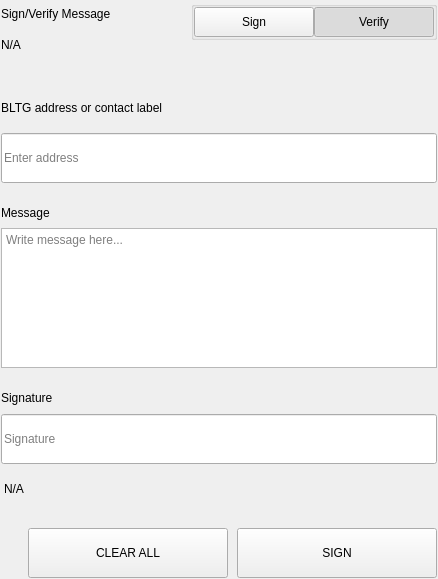
<?xml version="1.0" encoding="UTF-8"?>
<ui version="4.0">
 <class>SettingsSignMessageWidgets</class>
 <widget class="QWidget" name="SettingsSignMessageWidgets">
  <property name="geometry">
   <rect>
    <x>0</x>
    <y>0</y>
    <width>438</width>
    <height>579</height>
   </rect>
  </property>
  <property name="windowTitle">
   <string notr="true">N/A</string>
  </property>
  <layout class="QVBoxLayout" name="verticalLayout">
   <property name="spacing">
    <number>0</number>
   </property>
   <property name="leftMargin">
    <number>0</number>
   </property>
   <property name="topMargin">
    <number>0</number>
   </property>
   <property name="rightMargin">
    <number>0</number>
   </property>
   <property name="bottomMargin">
    <number>0</number>
   </property>
   <item>
    <widget class="QWidget" name="left" native="true">
     <layout class="QVBoxLayout" name="verticalLayout_3">
      <property name="leftMargin">
       <number>0</number>
      </property>
      <property name="topMargin">
       <number>0</number>
      </property>
      <property name="rightMargin">
       <number>0</number>
      </property>
      <property name="bottomMargin">
       <number>0</number>
      </property>
      <item>
       <widget class="QWidget" name="container_sign" native="true">
        <layout class="QVBoxLayout" name="verticalLayout_2">
         <property name="spacing">
          <number>0</number>
         </property>
         <property name="leftMargin">
          <number>1</number>
         </property>
         <property name="topMargin">
          <number>1</number>
         </property>
         <property name="rightMargin">
          <number>1</number>
         </property>
         <property name="bottomMargin">
          <number>1</number>
         </property>
         <item>
          <layout class="QHBoxLayout" name="horizontalLayout_3" stretch="3,1">
           <property name="spacing">
            <number>40</number>
           </property>
           <item>
            <layout class="QVBoxLayout" name="verticalLayoutTitle">
             <property name="spacing">
              <number>5</number>
             </property>
             <item>
              <widget class="QLabel" name="labelTitle">
               <property name="text">
                <string>Sign/Verify Message</string>
               </property>
              </widget>
             </item>
             <item>
              <widget class="QLabel" name="labelSubtitle1">
               <property name="text">
                <string notr="true">N/A</string>
               </property>
               <property name="wordWrap">
                <bool>true</bool>
               </property>
              </widget>
             </item>
            </layout>
           </item>
           <item alignment="Qt::AlignRight|Qt::AlignTop">
            <widget class="QWidget" name="containerSwitch" native="true">
             <property name="styleSheet">
              <string notr="true">#containerSwitch{
	padding-top:9px;
}</string>
             </property>
             <layout class="QVBoxLayout" name="verticalLayout_6">
              <property name="spacing">
               <number>4</number>
              </property>
              <property name="leftMargin">
               <number>0</number>
              </property>
              <property name="topMargin">
               <number>0</number>
              </property>
              <property name="rightMargin">
               <number>0</number>
              </property>
              <property name="bottomMargin">
               <number>0</number>
              </property>
              <item alignment="Qt::AlignRight">
               <widget class="QGroupBox" name="groupBox">
                <property name="sizePolicy">
                 <sizepolicy hsizetype="Fixed" vsizetype="Preferred">
                  <horstretch>0</horstretch>
                  <verstretch>0</verstretch>
                 </sizepolicy>
                </property>
                <property name="title">
                 <string/>
                </property>
                <property name="alignment">
                 <set>Qt::AlignRight|Qt::AlignTop|Qt::AlignTrailing</set>
                </property>
                <layout class="QHBoxLayout" name="horizontalLayout_4">
                 <property name="spacing">
                  <number>0</number>
                 </property>
                 <property name="leftMargin">
                  <number>0</number>
                 </property>
                 <property name="topMargin">
                  <number>0</number>
                 </property>
                 <property name="rightMargin">
                  <number>0</number>
                 </property>
                 <property name="bottomMargin">
                  <number>0</number>
                 </property>
                 <item>
                  <widget class="QPushButton" name="pushSign">
                   <property name="minimumSize">
                    <size>
                     <width>120</width>
                     <height>30</height>
                    </size>
                   </property>
                   <property name="maximumSize">
                    <size>
                     <width>120</width>
                     <height>30</height>
                    </size>
                   </property>
                   <property name="focusPolicy">
                    <enum>Qt::NoFocus</enum>
                   </property>
                   <property name="text">
                    <string>Sign</string>
                   </property>
                   <property name="checkable">
                    <bool>true</bool>
                   </property>
                   <property name="autoExclusive">
                    <bool>true</bool>
                   </property>
                  </widget>
                 </item>
                 <item>
                  <widget class="QPushButton" name="pushVerify">
                   <property name="minimumSize">
                    <size>
                     <width>120</width>
                     <height>30</height>
                    </size>
                   </property>
                   <property name="maximumSize">
                    <size>
                     <width>120</width>
                     <height>30</height>
                    </size>
                   </property>
                   <property name="focusPolicy">
                    <enum>Qt::NoFocus</enum>
                   </property>
                   <property name="text">
                    <string>Verify</string>
                   </property>
                   <property name="checkable">
                    <bool>true</bool>
                   </property>
                   <property name="checked">
                    <bool>true</bool>
                   </property>
                   <property name="autoExclusive">
                    <bool>true</bool>
                   </property>
                  </widget>
                 </item>
                </layout>
               </widget>
              </item>
              <item alignment="Qt::AlignHCenter|Qt::AlignTop">
               <widget class="QLabel" name="labelSubtitleSwitch">
                <property name="text">
                 <string/>
                </property>
                <property name="alignment">
                 <set>Qt::AlignRight|Qt::AlignTrailing|Qt::AlignVCenter</set>
                </property>
               </widget>
              </item>
             </layout>
            </widget>
           </item>
          </layout>
         </item>
         <item>
          <spacer name="verticalSpacer_2">
           <property name="orientation">
            <enum>Qt::Vertical</enum>
           </property>
           <property name="sizeType">
            <enum>QSizePolicy::Fixed</enum>
           </property>
           <property name="sizeHint" stdset="0">
            <size>
             <width>20</width>
             <height>40</height>
            </size>
           </property>
          </spacer>
         </item>
         <item>
          <widget class="QWidget" name="containerAddress" native="true">
           <property name="sizePolicy">
            <sizepolicy hsizetype="Preferred" vsizetype="Fixed">
             <horstretch>0</horstretch>
             <verstretch>0</verstretch>
            </sizepolicy>
           </property>
           <layout class="QVBoxLayout" name="verticalLayout_5" stretch="0,0">
            <property name="spacing">
             <number>15</number>
            </property>
            <property name="leftMargin">
             <number>0</number>
            </property>
            <property name="topMargin">
             <number>0</number>
            </property>
            <property name="rightMargin">
             <number>0</number>
            </property>
            <property name="bottomMargin">
             <number>0</number>
            </property>
            <item>
             <widget class="QLabel" name="labelSubtitleAddress">
              <property name="minimumSize">
               <size>
                <width>0</width>
                <height>20</height>
               </size>
              </property>
              <property name="maximumSize">
               <size>
                <width>16777215</width>
                <height>20</height>
               </size>
              </property>
              <property name="text">
               <string>BLTG address or contact label</string>
              </property>
             </widget>
            </item>
            <item>
             <widget class="QLineEdit" name="addressIn_SM">
              <property name="minimumSize">
               <size>
                <width>0</width>
                <height>50</height>
               </size>
              </property>
              <property name="maximumSize">
               <size>
                <width>16777215</width>
                <height>50</height>
               </size>
              </property>
              <property name="placeholderText">
               <string>Enter address</string>
              </property>
             </widget>
            </item>
           </layout>
          </widget>
         </item>
         <item>
          <spacer name="verticalSpacer_3">
           <property name="orientation">
            <enum>Qt::Vertical</enum>
           </property>
           <property name="sizeType">
            <enum>QSizePolicy::Fixed</enum>
           </property>
           <property name="sizeHint" stdset="0">
            <size>
             <width>20</width>
             <height>20</height>
            </size>
           </property>
          </spacer>
         </item>
         <item>
          <layout class="QVBoxLayout" name="verticalLayout_9">
           <property name="spacing">
            <number>5</number>
           </property>
           <item>
            <widget class="QLabel" name="labelSubtitleMessage">
             <property name="minimumSize">
              <size>
               <width>0</width>
               <height>20</height>
              </size>
             </property>
             <property name="maximumSize">
              <size>
               <width>16777215</width>
               <height>20</height>
              </size>
             </property>
             <property name="text">
              <string>Message</string>
             </property>
            </widget>
           </item>
           <item>
            <widget class="QPlainTextEdit" name="messageIn_SM">
             <property name="minimumSize">
              <size>
               <width>0</width>
               <height>140</height>
              </size>
             </property>
             <property name="maximumSize">
              <size>
               <width>16777215</width>
               <height>140</height>
              </size>
             </property>
             <property name="placeholderText">
              <string>Write message here...</string>
             </property>
            </widget>
           </item>
          </layout>
         </item>
         <item>
          <spacer name="verticalSpacer_4">
           <property name="orientation">
            <enum>Qt::Vertical</enum>
           </property>
           <property name="sizeType">
            <enum>QSizePolicy::Fixed</enum>
           </property>
           <property name="sizeHint" stdset="0">
            <size>
             <width>20</width>
             <height>20</height>
            </size>
           </property>
          </spacer>
         </item>
         <item>
          <widget class="QWidget" name="widget" native="true">
           <property name="minimumSize">
            <size>
             <width>0</width>
             <height>75</height>
            </size>
           </property>
           <property name="maximumSize">
            <size>
             <width>16777215</width>
             <height>16777215</height>
            </size>
           </property>
           <layout class="QVBoxLayout" name="verticalLayout_4">
            <property name="leftMargin">
             <number>0</number>
            </property>
            <property name="topMargin">
             <number>0</number>
            </property>
            <property name="rightMargin">
             <number>0</number>
            </property>
            <property name="bottomMargin">
             <number>0</number>
            </property>
            <item>
             <widget class="QLabel" name="labelSubtitleSignature">
              <property name="minimumSize">
               <size>
                <width>0</width>
                <height>20</height>
               </size>
              </property>
              <property name="maximumSize">
               <size>
                <width>16777215</width>
                <height>20</height>
               </size>
              </property>
              <property name="text">
               <string>Signature</string>
              </property>
             </widget>
            </item>
            <item>
             <widget class="QLineEdit" name="signatureOut_SM">
              <property name="minimumSize">
               <size>
                <width>0</width>
                <height>50</height>
               </size>
              </property>
              <property name="placeholderText">
               <string>Signature</string>
              </property>
             </widget>
            </item>
           </layout>
          </widget>
         </item>
         <item>
          <widget class="QLabel" name="statusLabel_SM">
           <property name="styleSheet">
            <string notr="true">padding-top:5px;</string>
           </property>
           <property name="text">
            <string notr="true">N/A</string>
           </property>
          </widget>
         </item>
         <item>
          <spacer name="verticalSpacer">
           <property name="orientation">
            <enum>Qt::Vertical</enum>
           </property>
           <property name="sizeType">
            <enum>QSizePolicy::Fixed</enum>
           </property>
           <property name="sizeHint" stdset="0">
            <size>
             <width>20</width>
             <height>20</height>
            </size>
           </property>
          </spacer>
         </item>
         <item>
          <layout class="QHBoxLayout" name="horizontalLayout_7">
           <property name="spacing">
            <number>9</number>
           </property>
           <item>
            <spacer name="horizontalSpacer_5">
             <property name="orientation">
              <enum>Qt::Horizontal</enum>
             </property>
             <property name="sizeType">
              <enum>QSizePolicy::Expanding</enum>
             </property>
             <property name="sizeHint" stdset="0">
              <size>
               <width>40</width>
               <height>20</height>
              </size>
             </property>
            </spacer>
           </item>
           <item>
            <widget class="QPushButton" name="pushButtonClear">
             <property name="minimumSize">
              <size>
               <width>200</width>
               <height>50</height>
              </size>
             </property>
             <property name="focusPolicy">
              <enum>Qt::NoFocus</enum>
             </property>
             <property name="text">
              <string>CLEAR ALL</string>
             </property>
            </widget>
           </item>
           <item>
            <widget class="QPushButton" name="pushButtonSave">
             <property name="minimumSize">
              <size>
               <width>200</width>
               <height>50</height>
              </size>
             </property>
             <property name="maximumSize">
              <size>
               <width>200</width>
               <height>50</height>
              </size>
             </property>
             <property name="focusPolicy">
              <enum>Qt::NoFocus</enum>
             </property>
             <property name="text">
              <string>SIGN</string>
             </property>
            </widget>
           </item>
          </layout>
         </item>
        </layout>
       </widget>
      </item>
     </layout>
    </widget>
   </item>
  </layout>
 </widget>
 <resources/>
 <connections/>
</ui>
